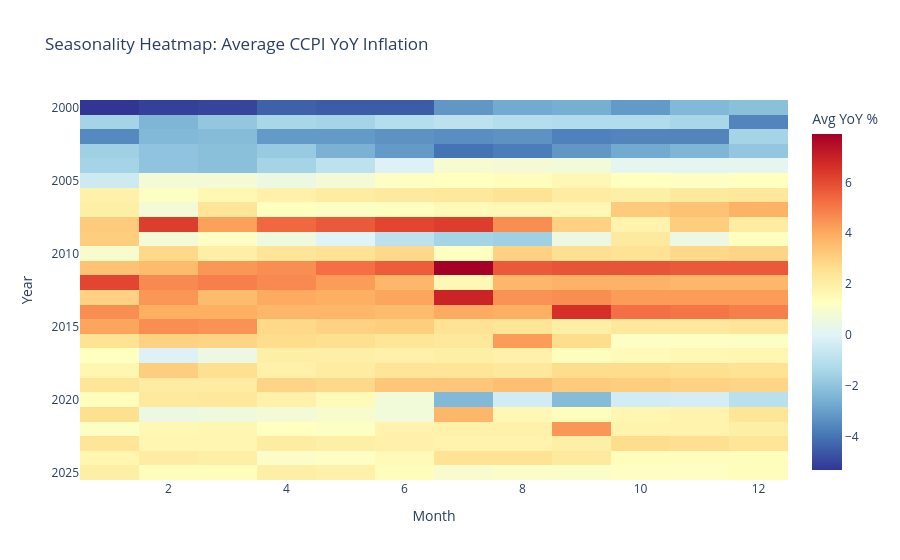

Notebook source saved alongside this figure:
### Code cell
# 7) Additional EDA: seasonality heatmap (average YoY by year-month)
seasonal = monthly[["Date", "CCPI_yoy_pct"]].dropna().copy()
seasonal["Year"] = seasonal["Date"].dt.year
seasonal["MonthNum"] = seasonal["Date"].dt.month
pivot = seasonal.pivot_table(index="Year", columns="MonthNum", values="CCPI_yoy_pct", aggfunc="mean")

fig = px.imshow(
    pivot,
    labels={"x": "Month", "y": "Year", "color": "Avg YoY %"},
    color_continuous_scale="RdYlBu_r",
    aspect="auto",
    title="Seasonality Heatmap: Average CCPI YoY Inflation",
)
fig.update_layout(template="plotly_white", dragmode="pan")
fig.show(config={"scrollZoom": True, "doubleClick": "reset+autosize"})

### Figure 1 — Plotly figure (JSON) as saved in the notebook; plotly's stock layout.template omitted (floating-point values rounded to 4 significant figures; data arrays with more than 128 entries replaced by an {"elided": "..."} marker saying what was removed)
{"data": [{"coloraxis": "coloraxis", "hovertemplate": "Month: %{x}<br>Year: %{y}<br>Avg YoY %: %{z}<extra></extra>", "name": "0", "type": "heatmap", "x": [1, 2, 3, 4, 5, 6, 7, 8, 9, 10, 11, 12], "xaxis": "x", "y": [2000, 2001, 2002, 2003, 2004, 2005, 2006, 2007, 2008, 2009, 2010, 2011, 2012, 2013, 2014, 2015, 2016, 2017, 2018, 2019, 2020, 2021, 2022, 2023, 2024, 2025], "yaxis": "y", "z": {"elided": "26x12 float values"}}], "layout": {"coloraxis": {"colorbar": {"title": {"text": "Avg YoY %"}}, "colorscale": [[0, "rgb(49,54,149)"], [0.1, "rgb(69,117,180)"], [0.2, "rgb(116,173,209)"], [0.3, "rgb(171,217,233)"], [0.4, "rgb(224,243,248)"], [0.5, "rgb(255,255,191)"], [0.6, "rgb(254,224,144)"], [0.7, "rgb(253,174,97)"], [0.8, "rgb(244,109,67)"], [0.9, "rgb(215,48,39)"], [1, "rgb(165,0,38)"]]}, "dragmode": "pan", "title": {"text": "Seasonality Heatmap: Average CCPI YoY Inflation"}, "xaxis": {"anchor": "y", "domain": [0, 1], "title": {"text": "Month"}}, "yaxis": {"anchor": "x", "autorange": "reversed", "domain": [0, 1], "title": {"text": "Year"}}}}
